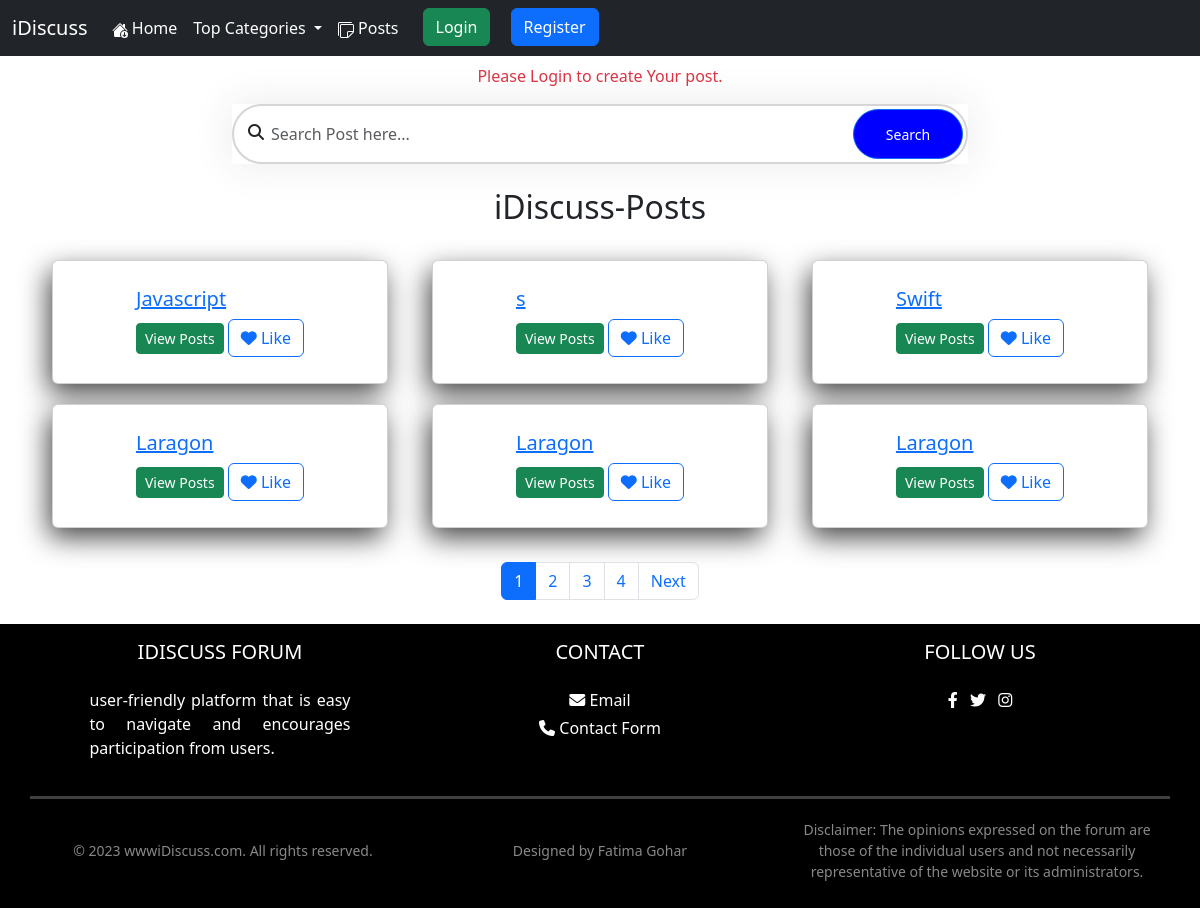
The app's page /Posthandel/allpost.php with its own data.
### tables this page shows
CREATE TABLE `posts` (
  `post_id` int NOT NULL,
  `post_title` varchar(111) NOT NULL,
  `post_content` text NOT NULL,
  `post_user_id` int NOT NULL,
  `time` timestamp NOT NULL DEFAULT CURRENT_TIMESTAMP
);

### Posthandel/allpost.php (the view, shortened to what this page needs)
<!DOCTYPE html>
<html lang="en">
<head>
    <link href="https://cdn.jsdelivr.net/npm/bootstrap@5.3.0/dist/css/bootstrap.min.css" rel="stylesheet"
>
    <link href="https://cdnjs.cloudflare.com/ajax/libs/font-awesome/5.13.0/css/all.min.css" rel="stylesheet">
</head>
<body>
    <?php
    include '../Partials/_Db-connect.php';
    require '../navbar/_header.php';
    if (!isset($_SESSION['user_id'])) {
    echo '<p class="text-center text-danger my-2">Please Login to create Your post.</p>';
    }
    ?>
    <div class="container my-3">
        <div class="row d-flex justify-content-center align-items-center">
            <div class="col-md-8">
                <div class="search">
                    <form action="" method="post" name="form" id="searchForm">
                        <i class="fa fa-search"></i>
                        <input type="text" id="searchInput" name="searchInput" class="form-control rounded-pill"
                            placeholder="Search Post here...">
                        <button id="searchButton" class="btn btn-primary btn-sm rounded-pill">Search</button>
                    </form>
                </div>
            </div>
        </div>
    </div>
    <div class="container my-4" id="ques">
        <h2 class="text-center my-4">iDiscuss-Posts</h2>
        <div class="row my-4">
            <?php
        $limit = 6;
        $page = isset($_GET['page']) ? $_GET['page'] : 1;
        $sql = "SELECT COUNT(*) AS total FROM `posts`";
        $result = mysqli_query($conn, $sql);
        $row = mysqli_fetch_assoc($result);
        $totalPages = ceil($row['total'] / $limit);
        $offset = ($page - 1) * $limit;
        $sql = "SELECT * FROM `posts` LIMIT $offset, $limit";
        $result = mysqli_query($conn, $sql);
        while ($row = mysqli_fetch_assoc($result)) {
            $id = $row['post_id'];
            $postTitle = $row['post_title'];
            echo '
            <div class="col-md-4">
                <div class="card post-card">
                    <div class="card-body">
                        <h5 class="card-title"><a href="./threadlist.php?id=' . $id . '">' . $postTitle . '</a></h5>
                        <a href="./postreccord.php?id=' . $id . ' " class="btn btn-success btn-sm">View Posts</a>
<button class="btn btn-outline-primary like-button" data-post-id='. $id.'><i class="fas fa-heart"></i> Like</button>
                    </div>
                </div>
            </div>';
        }
        ?>
        </div>
        <nav>
            <ul class="pagination justify-content-center">
                <?php
            if ($totalPages > 1) {
                for ($i = 1; $i <= $totalPages; $i++) {
                    echo '<li class="page-item' . ($i == $page ? ' active' : '') . '"><a class="page-link" href="?page=' . $i . '">' . $i . '</a></li>';
                }
                if ($page < $totalPages) {
                    echo '<li class="page-item"><a class="page-link" href="?page=' . ($page + 1) . '">Next</a></li>';
                }
            }
            ?>
            </ul>
        </nav>
    </div>
    <?php
    include('../Footer/footer.php');
     ?>
</body>
</html>

### Posthandel/allpost.php (style rules this page uses)
.card { flex-basis: calc(33.33% - 20px); margin: 10px; box-sizing: border-box; border: 1px solid #ccc; padding: 10px; display: flex; flex-direction: column; align-items: center; }
body { background-color: #eee; font-family: "Poppins", sans-serif; font-weight: 300; }
.search { position: relative; box-shadow: 0 0 40px rgba(51, 51, 51, .1); }
.search input { height: 60px; text-indent: 25px; border: 2px solid #d6d4d4; }
.search .fa-search { position: absolute; top: 20px; left: 16px; }
.search button { position: absolute; top: 5px; right: 5px; height: 50px; width: 110px; background: blue; }
.card { box-shadow: -4px 10px 28px -1px rgba(0, 0, 0, 0.75); -webkit-box-shadow: -4px 10px 28px -1px rgba(0, 0, 0, 0.75); -moz-box-shadow: -4px 10px 28px -1px rgba(0, 0, 0, 0.75); transition: all 0.5s ease-in-out; }

### records on screen
posts: post_title "Javascript"
posts: post_title "s"
posts: post_title "Swift"
posts: post_title "Laragon"
posts: post_title "Laragon"
posts: post_title "Laragon"
